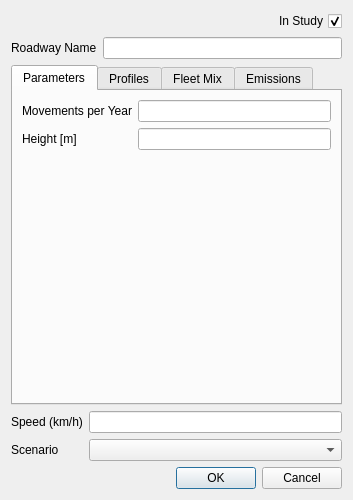
<?xml version="1.0" encoding="UTF-8"?>
<ui version="4.0">
 <class>Dialog</class>
 <widget class="QDialog" name="Dialog">
  <property name="geometry">
   <rect>
    <x>0</x>
    <y>0</y>
    <width>353</width>
    <height>500</height>
   </rect>
  </property>
  <property name="windowTitle">
   <string>Open ALAQS - Roadways</string>
  </property>
  <layout class="QVBoxLayout" name="verticalLayout">
   <item>
    <layout class="QFormLayout" name="formLayout_7">
     <property name="fieldGrowthPolicy">
      <enum>QFormLayout::AllNonFixedFieldsGrow</enum>
     </property>
     <property name="topMargin">
      <number>0</number>
     </property>
     <property name="rightMargin">
      <number>0</number>
     </property>
     <item row="0" column="1">
      <layout class="QHBoxLayout" name="horizontalLayout_10">
       <property name="topMargin">
        <number>0</number>
       </property>
       <property name="rightMargin">
        <number>0</number>
       </property>
       <item>
        <spacer name="horizontalSpacer_2">
         <property name="orientation">
          <enum>Qt::Horizontal</enum>
         </property>
         <property name="sizeHint" stdset="0">
          <size>
           <width>40</width>
           <height>20</height>
          </size>
         </property>
        </spacer>
       </item>
       <item>
        <widget class="QCheckBox" name="instudy">
         <property name="layoutDirection">
          <enum>Qt::RightToLeft</enum>
         </property>
         <property name="text">
          <string>In Study</string>
         </property>
         <property name="checked">
          <bool>true</bool>
         </property>
        </widget>
       </item>
      </layout>
     </item>
     <item row="1" column="0">
      <widget class="QLabel" name="label_2">
       <property name="text">
        <string>Roadway Name</string>
       </property>
      </widget>
     </item>
     <item row="1" column="1">
      <widget class="QLineEdit" name="roadway_id"/>
     </item>
    </layout>
   </item>
   <item>
    <widget class="QTabWidget" name="tabWidget">
     <property name="sizePolicy">
      <sizepolicy hsizetype="MinimumExpanding" vsizetype="MinimumExpanding">
       <horstretch>0</horstretch>
       <verstretch>0</verstretch>
      </sizepolicy>
     </property>
     <property name="currentIndex">
      <number>0</number>
     </property>
     <property name="usesScrollButtons">
      <bool>true</bool>
     </property>
     <property name="documentMode">
      <bool>false</bool>
     </property>
     <widget class="QWidget" name="tab">
      <property name="sizePolicy">
       <sizepolicy hsizetype="Expanding" vsizetype="Expanding">
        <horstretch>0</horstretch>
        <verstretch>0</verstretch>
       </sizepolicy>
      </property>
      <property name="autoFillBackground">
       <bool>false</bool>
      </property>
      <attribute name="title">
       <string>Parameters</string>
      </attribute>
      <layout class="QFormLayout" name="formLayout_2">
       <property name="fieldGrowthPolicy">
        <enum>QFormLayout::AllNonFixedFieldsGrow</enum>
       </property>
       <item row="0" column="0">
        <widget class="QLabel" name="label">
         <property name="text">
          <string>Movements per Year</string>
         </property>
        </widget>
       </item>
       <item row="0" column="1">
        <widget class="QLineEdit" name="vehicle_year"/>
       </item>
       <item row="1" column="0">
        <widget class="QLabel" name="label_3">
         <property name="text">
          <string>Height [m]</string>
         </property>
        </widget>
       </item>
       <item row="1" column="1">
        <widget class="QLineEdit" name="height"/>
       </item>
      </layout>
     </widget>
     <widget class="QWidget" name="tab_2">
      <property name="sizePolicy">
       <sizepolicy hsizetype="Maximum" vsizetype="Maximum">
        <horstretch>0</horstretch>
        <verstretch>0</verstretch>
       </sizepolicy>
      </property>
      <attribute name="title">
       <string>Profiles</string>
      </attribute>
      <layout class="QFormLayout" name="formLayout_3">
       <property name="fieldGrowthPolicy">
        <enum>QFormLayout::AllNonFixedFieldsGrow</enum>
       </property>
       <item row="0" column="0">
        <widget class="QLabel" name="label_10">
         <property name="text">
          <string>Hourly</string>
         </property>
        </widget>
       </item>
       <item row="0" column="1">
        <widget class="QComboBox" name="hour_profile"/>
       </item>
       <item row="1" column="0">
        <widget class="QLabel" name="label_11">
         <property name="text">
          <string>Daily</string>
         </property>
        </widget>
       </item>
       <item row="1" column="1">
        <widget class="QComboBox" name="daily_profile"/>
       </item>
       <item row="2" column="0">
        <widget class="QLabel" name="label_12">
         <property name="text">
          <string>Monthly</string>
         </property>
        </widget>
       </item>
       <item row="2" column="1">
        <widget class="QComboBox" name="month_profile"/>
       </item>
      </layout>
     </widget>
     <widget class="QWidget" name="tab_4">
      <attribute name="title">
       <string>Fleet Mix</string>
      </attribute>
      <layout class="QFormLayout" name="formLayout_5">
       <item row="0" column="0">
        <widget class="QLabel" name="label_22">
         <property name="text">
          <string>PC [%]</string>
         </property>
         <property name="alignment">
          <set>Qt::AlignCenter</set>
         </property>
        </widget>
       </item>
       <item row="0" column="1">
        <widget class="QLineEdit" name="vehicle_light"/>
       </item>
       <item row="1" column="0">
        <widget class="QLabel" name="label_23">
         <property name="text">
          <string>LDV [%]</string>
         </property>
         <property name="alignment">
          <set>Qt::AlignCenter</set>
         </property>
        </widget>
       </item>
       <item row="1" column="1">
        <widget class="QLineEdit" name="vehicle_medium"/>
       </item>
       <item row="2" column="0">
        <widget class="QLabel" name="label_24">
         <property name="text">
          <string>HDV [%]</string>
         </property>
         <property name="alignment">
          <set>Qt::AlignCenter</set>
         </property>
        </widget>
       </item>
       <item row="2" column="1">
        <widget class="QLineEdit" name="vehicle_heavy"/>
       </item>
      </layout>
     </widget>
     <widget class="QWidget" name="tab_3">
      <property name="sizePolicy">
       <sizepolicy hsizetype="Expanding" vsizetype="Expanding">
        <horstretch>0</horstretch>
        <verstretch>0</verstretch>
       </sizepolicy>
      </property>
      <attribute name="title">
       <string>Emissions</string>
      </attribute>
      <layout class="QFormLayout" name="formLayout_6">
       <property name="fieldGrowthPolicy">
        <enum>QFormLayout::AllNonFixedFieldsGrow</enum>
       </property>
       <item row="0" column="1">
        <layout class="QHBoxLayout" name="horizontalLayout_2">
         <item>
          <widget class="QLineEdit" name="co_gm_km"/>
         </item>
        </layout>
       </item>
       <item row="2" column="0">
        <widget class="QLabel" name="label_14">
         <property name="text">
          <string>HC [g/km]</string>
         </property>
         <property name="alignment">
          <set>Qt::AlignRight|Qt::AlignTrailing|Qt::AlignVCenter</set>
         </property>
        </widget>
       </item>
       <item row="2" column="1">
        <layout class="QHBoxLayout" name="horizontalLayout_3">
         <item>
          <widget class="QLineEdit" name="hc_gm_km"/>
         </item>
        </layout>
       </item>
       <item row="3" column="0">
        <widget class="QLabel" name="label_15">
         <property name="text">
          <string>NOx [g/km]</string>
         </property>
         <property name="alignment">
          <set>Qt::AlignRight|Qt::AlignTrailing|Qt::AlignVCenter</set>
         </property>
        </widget>
       </item>
       <item row="3" column="1">
        <layout class="QHBoxLayout" name="horizontalLayout_4">
         <item>
          <widget class="QLineEdit" name="nox_gm_km"/>
         </item>
        </layout>
       </item>
       <item row="5" column="1">
        <layout class="QHBoxLayout" name="horizontalLayout_6">
         <item>
          <widget class="QLineEdit" name="pm10_gm_km"/>
         </item>
        </layout>
       </item>
       <item row="10" column="0">
        <widget class="QLabel" name="label_33">
         <property name="text">
          <string>Method</string>
         </property>
         <property name="alignment">
          <set>Qt::AlignRight|Qt::AlignTrailing|Qt::AlignVCenter</set>
         </property>
        </widget>
       </item>
       <item row="10" column="1">
        <widget class="QLineEdit" name="method">
         <property name="text">
          <string>ALAQS</string>
         </property>
        </widget>
       </item>
       <item row="12" column="1">
        <layout class="QHBoxLayout" name="horizontalLayout_9">
         <item>
          <spacer name="horizontalSpacer">
           <property name="orientation">
            <enum>Qt::Horizontal</enum>
           </property>
           <property name="sizeHint" stdset="0">
            <size>
             <width>40</width>
             <height>20</height>
            </size>
           </property>
          </spacer>
         </item>
         <item>
          <widget class="QPushButton" name="button_recalculate">
           <property name="text">
            <string>Recalculate</string>
           </property>
          </widget>
         </item>
        </layout>
       </item>
       <item row="4" column="0">
        <widget class="QLabel" name="label_16">
         <property name="text">
          <string>SOx [g/km]</string>
         </property>
         <property name="alignment">
          <set>Qt::AlignRight|Qt::AlignTrailing|Qt::AlignVCenter</set>
         </property>
        </widget>
       </item>
       <item row="4" column="1">
        <layout class="QHBoxLayout" name="horizontalLayout_5">
         <item>
          <widget class="QLineEdit" name="sox_gm_km"/>
         </item>
        </layout>
       </item>
       <item row="5" column="0">
        <widget class="QLabel" name="label_17">
         <property name="text">
          <string>PM10 [g/km]</string>
         </property>
         <property name="alignment">
          <set>Qt::AlignRight|Qt::AlignTrailing|Qt::AlignVCenter</set>
         </property>
        </widget>
       </item>
       <item row="6" column="0">
        <widget class="QLabel" name="label_18">
         <property name="text">
          <string>P1 [g/km]</string>
         </property>
         <property name="alignment">
          <set>Qt::AlignRight|Qt::AlignTrailing|Qt::AlignVCenter</set>
         </property>
        </widget>
       </item>
       <item row="7" column="0">
        <widget class="QLabel" name="label_19">
         <property name="text">
          <string>P2 [g/km]</string>
         </property>
         <property name="alignment">
          <set>Qt::AlignRight|Qt::AlignTrailing|Qt::AlignVCenter</set>
         </property>
        </widget>
       </item>
       <item row="6" column="1">
        <layout class="QHBoxLayout" name="horizontalLayout_7">
         <item>
          <widget class="QLineEdit" name="p1_gm_km"/>
         </item>
        </layout>
       </item>
       <item row="7" column="1">
        <layout class="QHBoxLayout" name="horizontalLayout_8">
         <item>
          <widget class="QLineEdit" name="p2_gm_km"/>
         </item>
        </layout>
       </item>
       <item row="0" column="0">
        <widget class="QLabel" name="label_13">
         <property name="text">
          <string>CO [g/km]</string>
         </property>
         <property name="alignment">
          <set>Qt::AlignRight|Qt::AlignTrailing|Qt::AlignVCenter</set>
         </property>
        </widget>
       </item>
      </layout>
     </widget>
    </widget>
   </item>
   <item>
    <layout class="QFormLayout" name="formLayout">
     <property name="fieldGrowthPolicy">
      <enum>QFormLayout::AllNonFixedFieldsGrow</enum>
     </property>
     <property name="topMargin">
      <number>0</number>
     </property>
     <item row="0" column="0">
      <widget class="QLabel" name="label_20">
       <property name="text">
        <string>Speed (km/h)</string>
       </property>
      </widget>
     </item>
     <item row="0" column="1">
      <widget class="QLineEdit" name="speed">
       <property name="text">
        <string/>
       </property>
      </widget>
     </item>
     <item row="1" column="0">
      <widget class="QLabel" name="label_21">
       <property name="text">
        <string>Scenario</string>
       </property>
      </widget>
     </item>
     <item row="1" column="1">
      <widget class="QComboBox" name="scenario"/>
     </item>
    </layout>
   </item>
   <item>
    <widget class="QDialogButtonBox" name="buttonBox">
     <property name="orientation">
      <enum>Qt::Horizontal</enum>
     </property>
     <property name="standardButtons">
      <set>QDialogButtonBox::Cancel|QDialogButtonBox::Ok</set>
     </property>
    </widget>
   </item>
  </layout>
 </widget>
 <tabstops>
  <tabstop>roadway_id</tabstop>
  <tabstop>vehicle_year</tabstop>
  <tabstop>height</tabstop>
  <tabstop>hour_profile</tabstop>
  <tabstop>daily_profile</tabstop>
  <tabstop>month_profile</tabstop>
  <tabstop>vehicle_light</tabstop>
  <tabstop>vehicle_medium</tabstop>
  <tabstop>vehicle_heavy</tabstop>
  <tabstop>co_gm_km</tabstop>
  <tabstop>hc_gm_km</tabstop>
  <tabstop>nox_gm_km</tabstop>
  <tabstop>sox_gm_km</tabstop>
  <tabstop>pm10_gm_km</tabstop>
  <tabstop>p1_gm_km</tabstop>
  <tabstop>p2_gm_km</tabstop>
  <tabstop>method</tabstop>
  <tabstop>button_recalculate</tabstop>
  <tabstop>speed</tabstop>
  <tabstop>scenario</tabstop>
  <tabstop>instudy</tabstop>
  <tabstop>tabWidget</tabstop>
 </tabstops>
 <resources/>
 <connections>
  <connection>
   <sender>buttonBox</sender>
   <signal>accepted()</signal>
   <receiver>Dialog</receiver>
   <slot>accept()</slot>
   <hints>
    <hint type="sourcelabel">
     <x>257</x>
     <y>490</y>
    </hint>
    <hint type="destinationlabel">
     <x>157</x>
     <y>274</y>
    </hint>
   </hints>
  </connection>
  <connection>
   <sender>buttonBox</sender>
   <signal>rejected()</signal>
   <receiver>Dialog</receiver>
   <slot>reject()</slot>
   <hints>
    <hint type="sourcelabel">
     <x>325</x>
     <y>490</y>
    </hint>
    <hint type="destinationlabel">
     <x>286</x>
     <y>274</y>
    </hint>
   </hints>
  </connection>
 </connections>
</ui>
